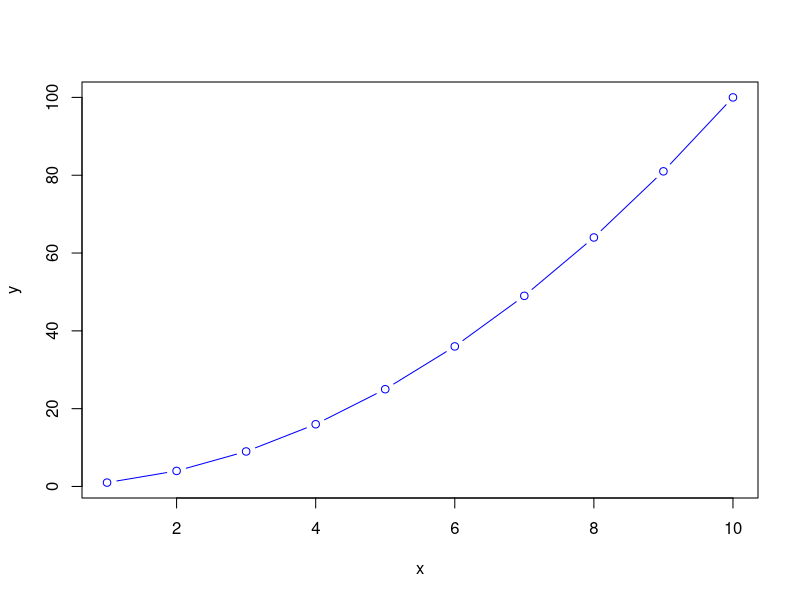

Here is the R script that generated this plot:
# Load libraries
library(ggplot2)

# Create data
x <- 1:10
y <- x^2

# Plot
plot(x, y, type = "b", col = "blue")

# Linear model
model <- lm(y ~ x)
summary(model)
